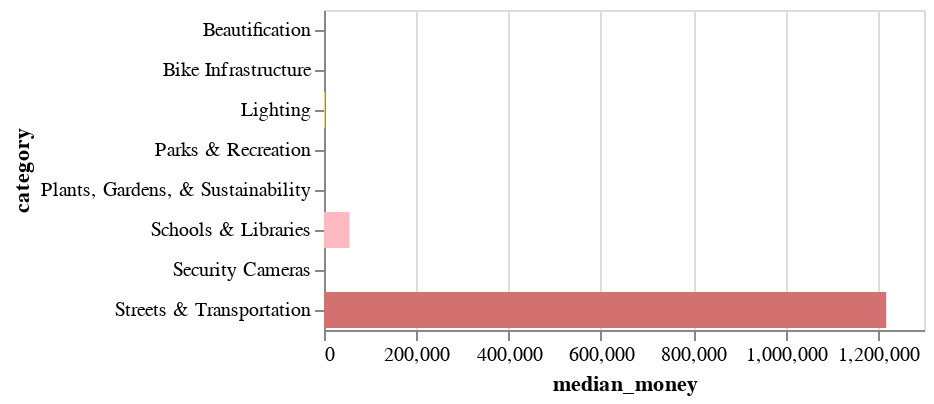

The notebook cell saved with this chart:
### Code cell
alt.Chart(med_cost_cat).mark_bar().encode(
    y='category',
    x='median_money',
    color=alt.Color('color').scale(None),
    tooltip=['median_money'],
).interactive()

### Figure 1 — Vega-Lite specification as saved in the notebook (floating-point values rounded to 4 significant figures)
{"config": {"view": {"continuousWidth": 300, "continuousHeight": 300}}, "data": {"name": "data-2c488a4cbf10bdb8d5910ef56b05c65a"}, "mark": {"type": "bar"}, "encoding": {"color": {"field": "color", "scale": null, "type": "nominal"}, "tooltip": [{"field": "median_money", "type": "quantitative"}], "x": {"field": "median_money", "type": "quantitative"}, "y": {"field": "category", "type": "nominal"}}, "params": [{"name": "param_5", "select": {"type": "interval", "encodings": ["x", "y"]}, "bind": "scales"}], "$schema": "https://vega.github.io/schema/vega-lite/v5.20.1.json", "datasets": {"data-2c488a4cbf10bdb8d5910ef56b05c65a": [{"category": "Beautification", "color": "#c9a1be", "median_money": 0.0}, {"category": "Bike Infrastructure", "color": "#e1ae7d", "median_money": 0.0}, {"category": "Lighting", "color": "#f3da76", "median_money": 2000.0}, {"category": "Parks & Recreation", "color": "#9ccdc9", "median_money": 0.0}, {"category": "Plants, Gardens, & Sustainability", "color": "#87be81", "median_money": 0.0}, {"category": "Schools & Libraries", "color": "#ffbac1", "median_money": 55000.0}, {"category": "Security Cameras", "color": "#82a0c2", "median_money": 0.0}, {"category": "Streets & Transportation", "color": "#d37171", "median_money": 1218000.0}]}}
